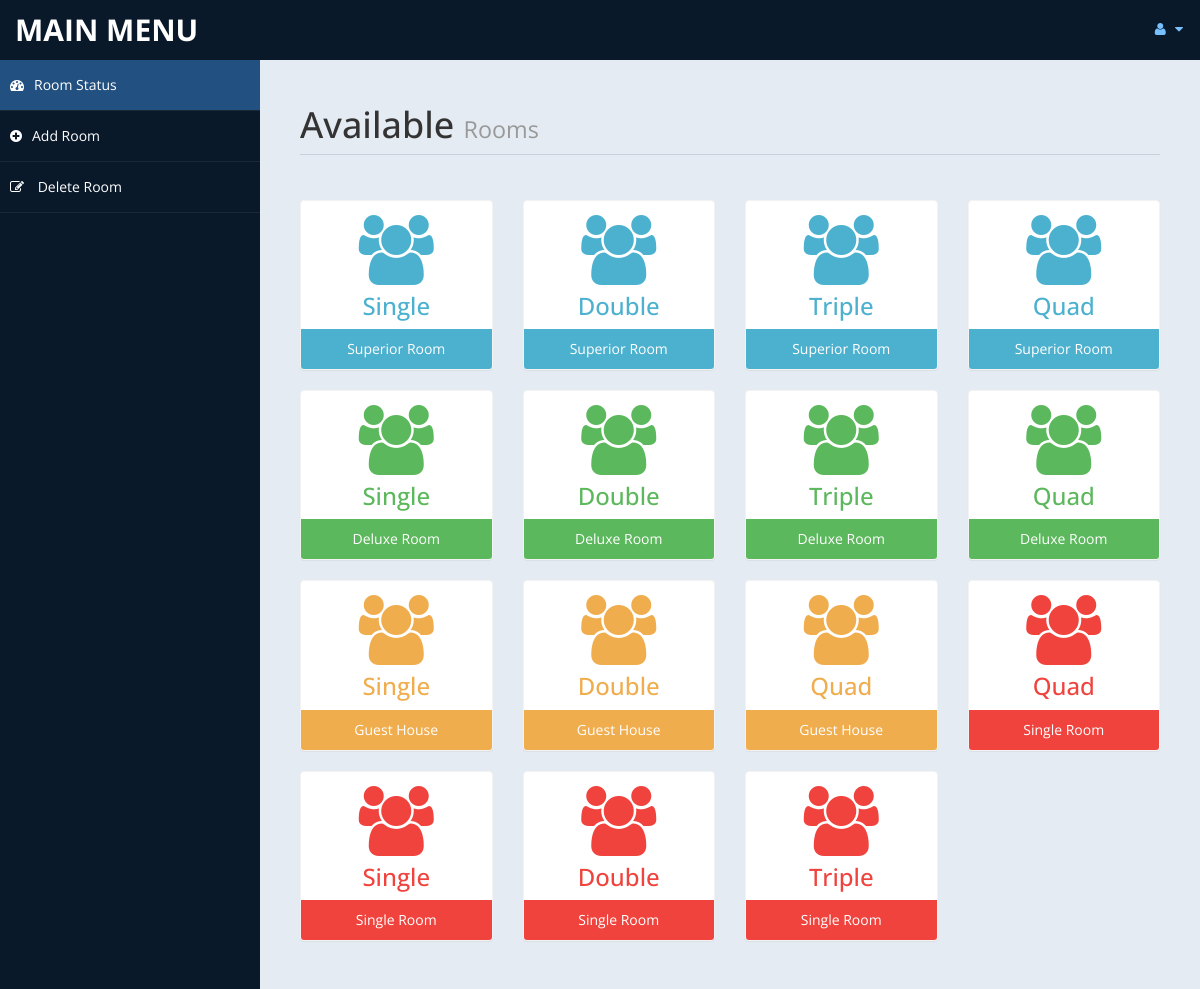
Screenshot of /admin/settings.php (signed in) with the database file from the repository.
### tables this page shows
CREATE TABLE `room` (
  `id` int(10) UNSIGNED NOT NULL,
  `type` varchar(15) DEFAULT NULL,
  `bedding` varchar(10) DEFAULT NULL,
  `place` varchar(10) DEFAULT NULL,
  `cusid` int(11) DEFAULT NULL
);

### admin/settings.php (the view, shortened to what this page needs)
<!DOCTYPE html>
<html xmlns="http://www.w3.org/1999/xhtml">
<head>
    <link href="assets/css/bootstrap.css" rel="stylesheet" />
    <link href="assets/css/font-awesome.css" rel="stylesheet" />
    <link href="assets/css/custom-styles.css" rel="stylesheet" />
</head>
<body>
    <div id="wrapper">
        <nav class="navbar navbar-default top-navbar" role="navigation">
            <div class="navbar-header">
                <a class="navbar-brand" href="home.php">MAIN MENU </a>
            </div>
            <ul class="nav navbar-top-links navbar-right">
                <li class="dropdown">
                    <a class="dropdown-toggle" data-toggle="dropdown" href="#" aria-expanded="false">
                        <i class="fa fa-user fa-fw"></i> <i class="fa fa-caret-down"></i>
                    </a>
                </li>
            </ul>
        </nav>
        <nav class="navbar-default navbar-side" role="navigation">
            <div class="sidebar-collapse">
                <ul class="nav" id="main-menu">
                    <li>
                        <a class="active-menu" href="settings.php"><i class="fa fa-dashboard"></i>Room Status</a>
                    </li>
					<li>
                        <a  href="room.php"><i class="fa fa-plus-circle"></i>Add Room</a>
                    </li>
                    <li>
                        <a   href="roomdel.php"><i class="fa fa-pencil-square-o"></i> Delete Room</a>
                    </li>
            </div>
        </nav>
        <div id="page-wrapper" >
            <div id="page-inner">
			 <div class="row">
                    <div class="col-md-12">
                        <h1 class="page-header">
                           Available <small> Rooms</small>
                        </h1>
                    </div>
                </div>
            <?php
						include ('db.php');
						$sql = "select * from room";
						$re = mysqli_query($con,$sql)
				?>
                <div class="row">
				<?php
										while($row= mysqli_fetch_array($re))
										{
												$id = $row['type'];
											if($id == "Superior Room")
											{
												echo"<div class='col-md-3 col-sm-12 col-xs-12'>
													<div class='panel panel-primary text-center no-boder bg-color-blue'>
														<div class='panel-body'>
															<i class='fa fa-users fa-5x'></i>
															<h3>".$row['bedding']."</h3>
														</div>
														<div class='panel-footer back-footer-blue'>
															".$row['type']."
														</div>
													</div>
												</div>";
											}
											else if ($id == "Deluxe Room")
											{
												echo"<div class='col-md-3 col-sm-12 col-xs-12'>
													<div class='panel panel-primary text-center no-boder bg-color-green'>
														<div class='panel-body'>
															<i class='fa fa-users fa-5x'></i>
															<h3>".$row['bedding']."</h3>
														</div>
														<div class='panel-footer back-footer-green'>
															".$row['type']."
														</div>
													</div>
												</div>";
											}
											else if($id =="Guest House")
											{
												echo"<div class='col-md-3 col-sm-12 col-xs-12'>
													<div class='panel panel-primary text-center no-boder bg-color-brown'>
														<div class='panel-body'>
															<i class='fa fa-users fa-5x'></i>
															<h3>".$row['bedding']."</h3>
														</div>
														<div class='panel-footer back-footer-brown'>
															".$row['type']."
														</div>
													</div>
												</div>";
											}
											else if($id =="Single Room")
											{
												echo"<div class='col-md-3 col-sm-12 col-xs-12'>
													<div class='panel panel-primary text-center no-boder bg-color-red'>
														<div class='panel-body'>
															<i class='fa fa-users fa-5x'></i>
															<h3>".$row['bedding']."</h3>
														</div>
														<div class='panel-footer back-footer-red'>
															".$row['type']."
														</div>
													</div>
												</div>";
											}
										}
									?>
                </div>
            </div>
        </div>
</body>
</html>

### admin/assets/css/custom-styles.css (style rules this page uses)
body { font-family: 'Open Sans', sans-serif; }
#wrapper { width: 100%; background:#09192A; }
#page-wrapper { padding: 15px 15px; min-height: 600px; background:#E5EBF2; }
#page-inner { width:100%; margin:10px 20px 10px 0px; background-color:transparent; padding:10px; min-height:1200px; }
.text-center { text-align:center; }
.no-boder { border:1px solid #f3f3f3; }
h1, .h1, h2, .h2, h3, .h3 { margin-top: 7px; margin-bottom: -5px; }
.page-header { padding-bottom: 9px; margin: 10px 0 45px; border-bottom: 1px solid #C7D1DD; }
.bg-color-green { background-color: #fff; color: #5cb85c; }
.bg-color-blue { background-color: #fff; color: #4CB1CF }
.bg-color-red { background-color: #fff; color:#F0433D; }
.bg-color-brown { background-color: #fff; color:#f0ad4e; }
.back-footer-green { background-color: #5cb85c; color:#fff; border-top: 0px solid #fff; }
.back-footer-red { background-color: #F0433D; color:#fff; border-top: 0px solid #fff; }
.back-footer-blue { background-color: #4CB1CF; color:#fff; border-top: 0px solid #fff; }
.back-footer-brown { background-color: #f0ad4e; color:#fff; border-top: 0px solid #fff; }
.top-navbar { margin:0px; }
.top-navbar .navbar-brand { color: #fff; width: 260px; text-align: left; height: 60px; font-size: 30px; font-weight: 700; text-transform: uppercase; line-height: 30px; }
.top-navbar .nav > li { position: relative; display: inline-block; }
.top-navbar .nav > li > a { position: relative; display: block; padding: 19px 15px; color: #77C0FD; }
.active-menu { background-color:#225081!important; }
.sidebar-collapse , .sidebar-collapse .nav { background:none; }
.sidebar-collapse .nav { padding:0; }
.sidebar-collapse .nav > li > a { color:#fff; background:transparent; text-shadow:none; }
.sidebar-collapse > .nav > li > a { padding:15px 10px; }
.sidebar-collapse > .nav > li { border-bottom: 1px solid rgba(107, 108, 109, 0.19); }
.navbar-side { border:none; background-color: transparent; }
.top-navbar { background:#09192A; border-bottom:none; }
.top-navbar .nav > li > a > i { margin-right: 2px; }
.navbar-default { border:0px solid black; }
.navbar-header { background: #09192A; }
.nav > li > a > i { margin-right:10px; }
@media (min-width:768px) { #page-wrapper { margin: 0 0 0 260px; padding: 15px 30px; min-height: 1200px; } }
@media (min-width:768px) { .navbar-side { z-index: 1; position: absolute; width: 260px; } }
@media (min-width:768px) { .navbar { border-radius: 0px; } }

### rows the page displays
room: bedding "Single", type "Superior Room"
room: bedding "Double", type "Superior Room"
room: bedding "Triple", type "Superior Room"
room: bedding "Quad", type "Superior Room"
room: bedding "Single", type "Deluxe Room"
room: bedding "Double", type "Deluxe Room"
room: bedding "Triple", type "Deluxe Room"
room: bedding "Quad", type "Deluxe Room"
room: bedding "Single", type "Guest House"
room: bedding "Double", type "Guest House"
room: bedding "Quad", type "Guest House"
room: bedding "Quad", type "Single Room"
room: bedding "Single", type "Single Room"
room: bedding "Double", type "Single Room"
room: bedding "Triple", type "Single Room"
